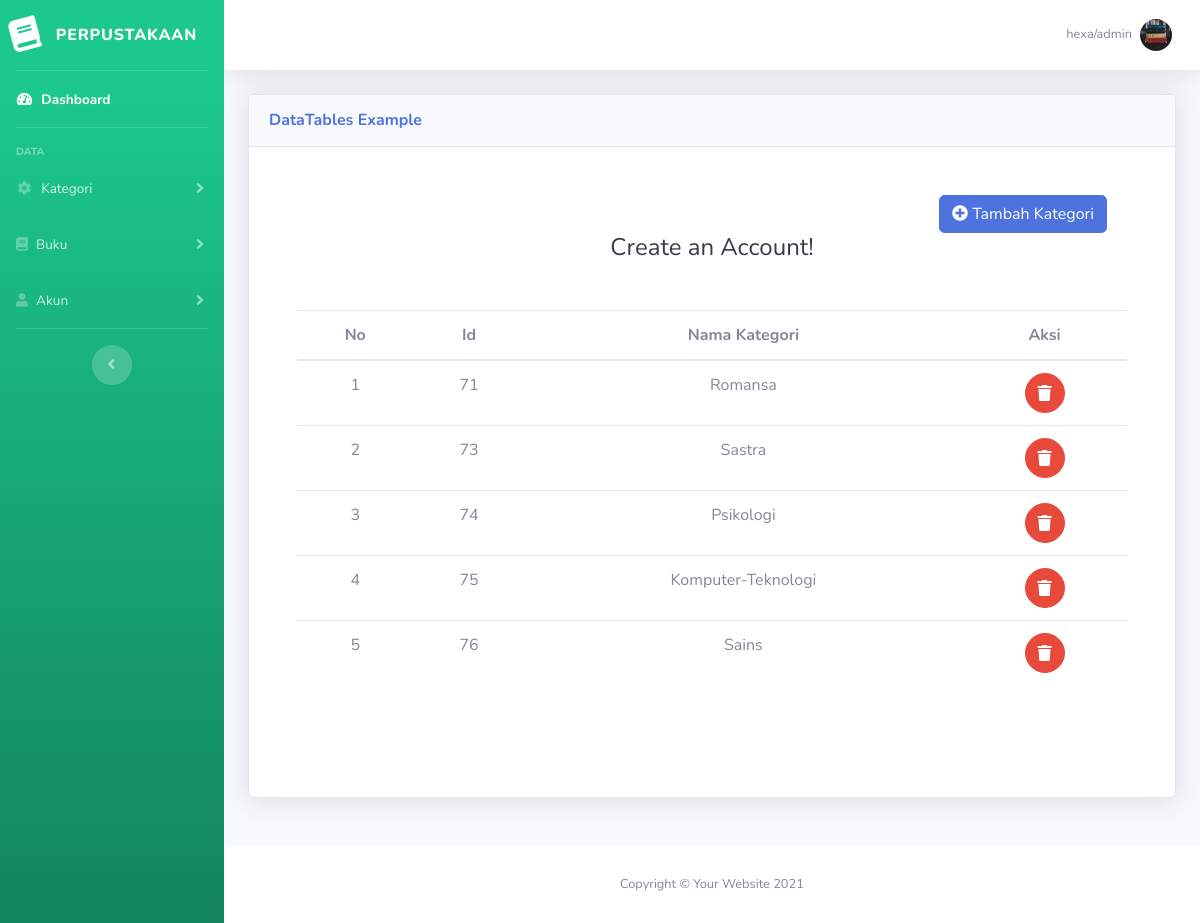
The page /tampil_k.php (signed in) on the database its author committed.
### tables this page shows
CREATE TABLE `user` (
  `id` int(11) NOT NULL,
  `nama` varchar(50) DEFAULT NULL,
  `username` varchar(25) NOT NULL,
  `password` varchar(255) NOT NULL,
  `level` enum('user','admin') DEFAULT NULL,
  `foto` varchar(255) DEFAULT NULL,
  `tlp` varchar(13) DEFAULT NULL,
  `alamat` text DEFAULT NULL
);

CREATE TABLE `kategori` (
  `id` int(11) NOT NULL,
  `nama_kategori` varchar(50) NOT NULL
);

### php/config.php (called while the page is built, shortened)
<?php
class Connection
{
    public $host = "localhost";
    public $user = "root";
    public $password = "";
    public $db_name = "buku_kita";
    public function __construct()
    {
        $this->conn = mysqli_connect($this->host, $this->user, $this->password, $this->db_name);
    }
}
class CrudKategori extends Connection
{
    public function query($data)
    {
        $perintah = $this->conn->query($data);
        return $perintah;
    }
    public function tampilKategori()
    {
        $sql = "SELECT * FROM kategori";
        $perintah = $this->query($sql);
        return $perintah;
    }
}
?>

### tampil_k.php (the view)
<?php
require 'php/config.php';
include('template/header.php');
$obj = new CrudKategori;
?>
<div class="container-fluid d-flex justify-content-center align-items-center">
    <div class="card shadow mb-5 w-100 pb-5">
        <div class="card-header py-3">
            <h6 class="m-0 font-weight-bold text-primary">DataTables Example</h6>
        </div>
        <div class="w-100">
            <div class="p-5">
                <div class="col-md-12 d-flex justify-content-end">
                    <a href="crud/tambah_k.php" class="btn btn-primary mr-2">
                        <i class="fas fa-plus-circle"></i> Tambah Kategori
                    </a>
                </div>
                <div class="text-center">
                    <h1 class="h4 text-gray-900 mb-5">Create an Account!</h1>
                </div>
                <div class="table-responsive">
                    <table class="table text-center" width="100%">
                        <thead class="thead-primary">
                            <tr>
                                <th>No</th>
                                <th>Id</th>
                                <th>Nama Kategori</th>
                                <th>Aksi</th>
                            </tr>
                        </thead>
                        <?php
                        $no = 1;
                        $data = $obj->tampilKategori();
                        while ($row = $data->fetch_array()) {
                            ?>
                            <tr>
                                <td>
                                    <?php echo $no++; ?>
                                </td>
                                <td>
                                    <?php echo $row['id']; ?>
                                </td>
                                <td>
                                    <?php echo $row['nama_kategori']; ?>
                                </td>
                                <td>
                                <a href="delete-buku.php?id=<?php echo $row['id']; ?>"
                                            class="btn btn-danger btn-circle"
                                            onclick="return confirm('Anda yakin ingin menghapus buku ini?')">
                                            <i class="fas fa-trash"></i>
                                        </a>
                                </td>
                            </tr>
                            <?php
                        }
                        ?>
                    </table>
                </div>
            </div>
        </div>
    </div>
</div>
<?php include 'template/footer.php' ?>

### template/header.php (shortened to what this page needs)
<!DOCTYPE html>
<html lang="en">
<head>
    <link href="../vendor/fontawesome-free/css/all.min.css" rel="stylesheet" type="text/css">
    <link href="vendor/fontawesome-free/css/all.min.css" rel="stylesheet" type="text/css">
    <link href="../css/sb-admin-2.min.css" rel="stylesheet">
    <link href="css/sb-admin-2.min.css" rel="stylesheet">
</head>
<body id="page-top">
    <div id="wrapper">
        <ul class="navbar-nav bg-gradient-success sidebar sidebar-dark accordion" id="accordionSidebar">
            <a class="sidebar-brand d-flex align-items-center justify-content-center" href="index.html">
                <div class="sidebar-brand-icon rotate-n-15">
                    <i class="fas fa-book"></i>
                </div>
                <div class="sidebar-brand-text mx-3">Perpustakaan</div>
            </a>
            <hr class="sidebar-divider my-0">
            <li class="nav-item active">
                <a class="nav-link" href="index.php">
                    <i class="fas fa-fw fa-tachometer-alt"></i>
                    <span>Dashboard</span></a>
            </li>
            <hr class="sidebar-divider">
            <div class="sidebar-heading">
                Data
            </div>
            <?php if ($_SESSION['level'] == 'admin') { ?>
                <li class="nav-item">
                    <a class="nav-link collapsed" href="#" data-toggle="collapse" data-target="#collapseTwo"
                        aria-expanded="true" aria-controls="collapseTwo">
                        <i class="fas fa-fw fa-cog"></i>
                        <span>Kategori</span>
                    </a>
                </li>
                <li class="nav-item">
                    <a class="nav-link collapsed" href="#" data-toggle="collapse" data-target="#collapseUtilities"
                        aria-expanded="true" aria-controls="collapseUtilities">
                        <i class="fas fa-book"></i>
                        <span>Buku</span>
                    </a>
                </li>
                <li class="nav-item">
                    <a class="nav-link collapsed" href="#" data-toggle="collapse" data-target="#collapsePages"
                        aria-expanded="true" aria-controls="collapsePages">
                        <i class="fas fa-user"></i>
                        <span>Akun</span>
                    </a>
                </li>
                <hr class="sidebar-divider d-none d-md-block">
                <div class="text-center d-none d-md-inline">
                    <button class="rounded-circle border-0" id="sidebarToggle"></button>
                </div>
            </ul>
        <?php } ?>
        <div id="content-wrapper" class="d-flex flex-column">
            <div id="content">
                <nav class="navbar navbar-expand navbar-light bg-white topbar mb-4 static-top shadow">
                    <ul class="navbar-nav ml-auto">
                        <li class="nav-item dropdown no-arrow">
                            <a class="nav-link dropdown-toggle" href="#" id="userDropdown" role="button"
                                data-toggle="dropdown" aria-haspopup="true" aria-expanded="false">
                                <?php
                                if (isset($_SESSION["id"])) {
                                    $conn = new Connection();
                                    $id = $_SESSION["id"];
                                    $query = "SELECT * FROM user WHERE id = $id";
                                    $result = mysqli_query($conn->conn, $query);
                                    if (mysqli_num_rows($result) > 0) {
                                        $row = mysqli_fetch_assoc($result);
                                        echo ' <span class="mr-2 d-none d-lg-inline text-gray-600 small">' . $row['nama'] . "/" . $row['level'] . '</span>';
                                    } else {
                                        echo "User not found";
                                    }
                                }
                                ?>
                                <?php
        if(empty($row['foto'])) {
          echo '<img src="img/user-img/avatar-default.svg" width="200px" height="200px" class="img-profile rounded-circle" alt="User-Profile-Image">';
        } else {
          echo '<img src="img/user-img/'.$row['foto'].'" width="200px" height="200px" class="img-profile rounded-circle" alt="User-Profile-Image">';
        }
      ?>
                            </a>
                        </li>
                    </ul>
                </nav>

### template/footer.php (shortened to what this page needs)
<footer class="sticky-footer bg-white">
                <div class="container my-auto">
                    <div class="copyright text-center my-auto">
                        <span>Copyright &copy; Your Website 2021</span>
                    </div>
                </div>
            </footer>
        </div>
    </div>
</body>
</html>

### rows shown on the page
user: nama "hexa", level "admin", foto (picture)
kategori: id "71", nama_kategori "Romansa"
kategori: id "73", nama_kategori "Sastra"
kategori: id "74", nama_kategori "Psikologi"
kategori: id "75", nama_kategori "Komputer-Teknologi"
kategori: id "76", nama_kategori "Sains"
